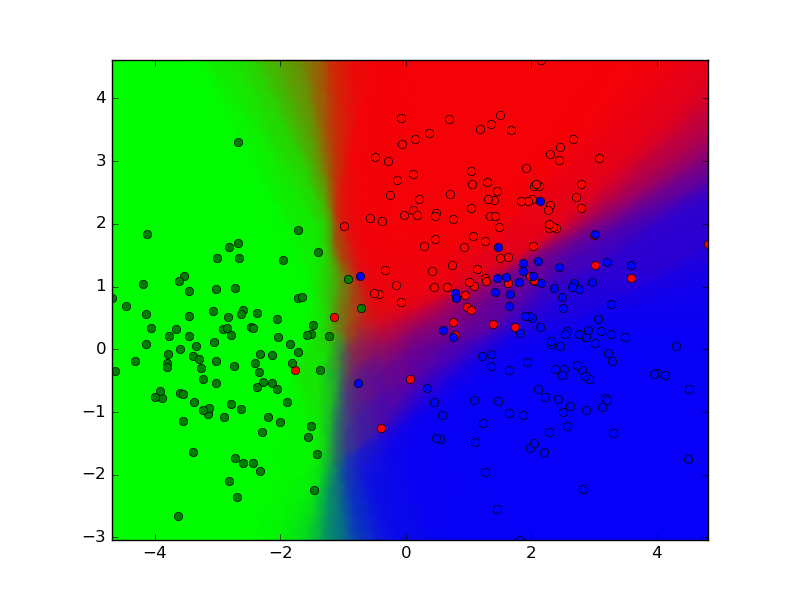

Generate this figure with Python:
import matplotlib
matplotlib.use("TkAgg")
import numpy as np
import sherwood
from pylab import *
import sympy as sp

num_clusters = 3
num_data_per_cluster = 100
num_dims = 2
num_trees= 100
num_lvls = 3
num_test_data = 100
test_scale = 5
num_features = 10
numThresholds = 10

npp = 100
verbose = False


def lineFromNormal(lnorm, loff):
    p0 = sp.Point(0, 0)
    p1 = lnorm

    new_dir = sp.Line(p0, p1)
    return new_dir.perpendicular_line(p1*loff)


def intersect2D(new_line, old_dir, old_line):
    ps = new_line.intersection(old_line)

    # Line lies on older line
    if new_line.is_similar(old_line):
        return None

    # No intersections -> parallel line -> no need to cut line
    if len(ps) == 0:
        return new_line

    p0 = ps[0]
    # Some intersection -> cut line
    if isinstance(new_line, sp.Line):
        p = new_line.p2 if new_line.p1.equals(p0) else new_line.p1
        p1 = p if (p-p0).dot(old_dir) > 0 else p0*2 -p
        new_line = sp.Ray(p0, p1)
    elif isinstance(new_line, sp.Ray):
        p = new_line.p1
        if (p-p0).dot(old_dir) > 0:
            new_line = sp.Segment(p0, p)
        else:
            new_line = sp.Ray(p0, p0*2-p)
    elif isinstance(new_line, sp.Segment):
        p = new_line.p1
        p1 = p if (p-p0).dot(old_dir) > 0 else new_line.p2
        new_line = sp.Ray(p0, p1)
    else:
        raise Exception("Must be line or ray or segment!")
    return new_line


def intersectAll2D(new_line, old_dirs_and_lines):
    for (old_dir, old_line) in old_dirs_and_lines:
        new_line = intersect2D(new_line, old_dir, old_line)
    return new_line


def plotLine(line, **kwargs):
    (s, smin, smax) = line.plot_interval()
    pts = [line.arbitrary_point().subs(s, val).n() for val in (smin, smax)]
    return plt.Line2D((pts[0].x, pts[1].x), (pts[0].y, pts[1].y), **kwargs)
"""
def plot2DTree(tree,ax):
    levels = int(np.log2(len(tree)+1))
    plines = dict()
    dirs  = [[]]
    lines = [[]]
    width = np.logspace(1, 0, levels)
    i = 0
    for l in range(levels):
        new_dirs = []
        new_lines = []
        for n in range(2**l):
            if(tree[i].isSplit):
                new_dir = sp.Point(*tree[i].feature)
                new_off = tree[i].threshold
                new_line = intersectAll2D(lineFromNormal(new_dir, new_off), zip(dirs[n], lines[n]))
                pline = plotLine(new_line, linewidth=width[l])
                ax.add_line(pline, )
                plines[(l,n)] = pline
                new_dirs.extend([dirs[n]+[-new_dir], dirs[n]+[new_dir]])
                new_lines.extend([lines[n]+[new_line], lines[n]+[new_line]])
            else:
                new_lines.extend([None, None])
                new_dirs.extend([None, None])
            i += 1
        dirs = new_dirs
        lines = new_lines
    return plines

"""

"""
def getLeafPatches(tree):
    num_nodes = len(tree)
    patches = []
    # Go through all of the leaf nodes
    for i in range(num_nodes-(num_nodes+1)/2, num_nodes):
        lines = [(i-1)//2]
"""



training_data = np.vstack([np.random.randn(num_data_per_cluster, num_dims) + 2*np.random.randn(num_dims) for i in range(num_clusters)])
training_labels = np.array([0]*num_data_per_cluster + [1]*num_data_per_cluster + [2]*num_data_per_cluster)

#test_data = np.random.randn(num_test_data, num_dims)*test_scale
x = np.linspace(training_data[:, 0].min(), training_data[:, 0].max(), npp)
y = np.linspace(training_data[:, 1].min(), training_data[:, 1].max(), npp)
xx,yy = np.meshgrid(x, y)
test_data = np.hstack([xx.reshape((-1, 1)), yy.reshape((-1, 1))])

f = sherwood.trainForest(training_data, training_labels, num_trees, num_features, numThresholds, num_lvls, verbose)

res  = f(test_data)


#figure()
ax = subplot(111)
#scatter(test_data[:, 0], test_data[:, 1], marker='x', color=res)
imshow(np.array(res).reshape((npp,npp,3)), extent=(x.min(), x.max(), y.min(), y.max()), origin="lower")

plot(training_data[   :100, 0], training_data[   :100, 1], 'ro')
plot(training_data[100:200, 0], training_data[100:200, 1], 'go')
plot(training_data[200:   , 0], training_data[200:   , 1], 'bo')

xlim([x.min(), x.max()])
ylim([y.min(), y.max()])

#plines = plot2DTree(tree, ax)
show()
